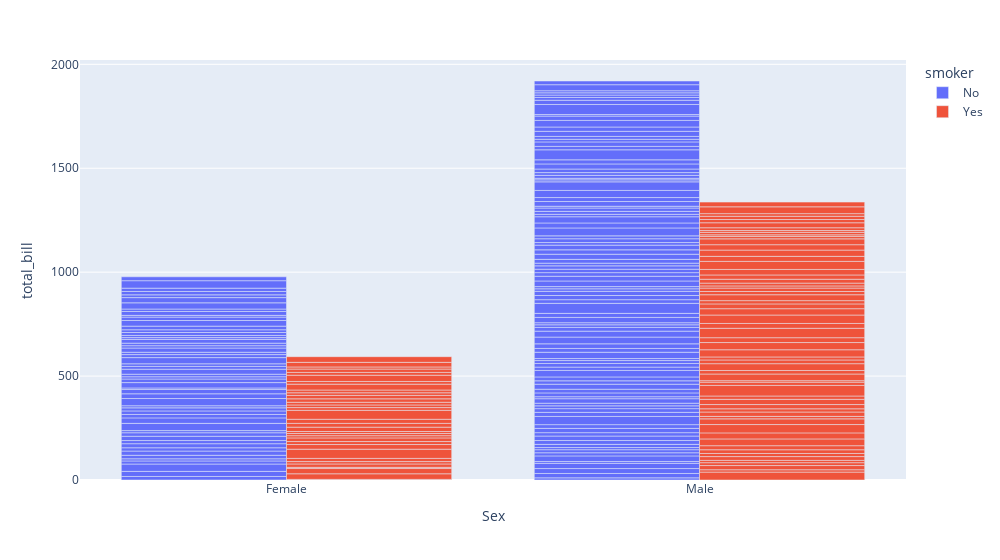

Write notebook code for a chart like this one.
### Code cell
fig = px.bar(df, x='sex', y='total_bill', color='smoker',
             category_orders={'smoker': ['No','Yes'], 'sex':['Female','Male']},
             labels={'sex': 'Sex', 'total_bill': 'total_bill', 'smoker': 'smoker'},
             barmode='group',
             color_discrete_map={'Yes':'#EF533B', 'No':'#636EFA'})
fig.update_layout(width=1000) 
fig.show()

### Figure 1 — Plotly figure (JSON) as saved in the notebook; plotly's stock layout.template omitted (floating-point values rounded to 4 significant figures; data arrays with more than 128 entries replaced by an {"elided": "..."} marker saying what was removed)
{"data": [{"alignmentgroup": "True", "hovertemplate": "smoker=No<br>Sex=%{x}<br>total_bill=%{y}<extra></extra>", "legendgroup": "No", "marker": {"color": "#636EFA", "pattern": {"shape": ""}}, "name": "No", "offsetgroup": "No", "orientation": "v", "showlegend": true, "textposition": "auto", "type": "bar", "x": {"elided": "151 str values"}, "xaxis": "x", "y": {"elided": "151 float values"}, "yaxis": "y"}, {"alignmentgroup": "True", "hovertemplate": "smoker=Yes<br>Sex=%{x}<br>total_bill=%{y}<extra></extra>", "legendgroup": "Yes", "marker": {"color": "#EF533B", "pattern": {"shape": ""}}, "name": "Yes", "offsetgroup": "Yes", "orientation": "v", "showlegend": true, "textposition": "auto", "type": "bar", "x": ["Male", "Male", "Male", "Male", "Male", "Male", "Female", "Male", "Female", "Female", "Male", "Male", "Male", "Male", "Female", "Female", "Male", "Male", "Male", "Male", "Female", "Female", "Female", "Female", "Male", "Male", "Male", "Female", "Male", "Female", "Female", "Female", "Male", "Male", "Male", "Male", "Male", "Male", "Male", "Male", "Female", "Male", "Male", "Male", "Male", "Male", "Male", "Female", "Male", "Female", "Male", "Male", "Female", "Male", "Male", "Male", "Male", "Female", "Female", "Male", "Male", "Female", "Female", "Female", "Male", "Female", "Male", "Male", "Male", "Female", "Male", "Male", "Female", "Female", "Female", "Male", "Male", "Male", "Female", "Male", "Female", "Male", "Male", "Female", "Female", "Female", "Male", "Male", "Male", "Male", "Male", "Female", "Male"], "xaxis": "x", "y": [38.01, 11.24, 20.29, 13.81, 11.02, 18.29, 3.07, 15.01, 26.86, 25.28, 17.92, 19.44, 32.68, 28.97, 5.75, 16.32, 40.17, 27.28, 12.03, 21.01, 11.35, 15.38, 44.3, 22.42, 15.36, 20.49, 25.21, 14.31, 16, 17.51, 10.59, 10.63, 50.81, 15.81, 7.25, 31.85, 16.82, 32.9, 17.89, 14.48, 9.6, 34.63, 34.65, 23.33, 45.35, 23.17, 40.55, 20.9, 30.46, 18.15, 23.1, 15.69, 19.81, 28.44, 15.48, 16.58, 10.34, 43.11, 13, 13.51, 18.71, 12.74, 13, 16.4, 20.53, 16.47, 26.59, 38.73, 24.27, 12.76, 30.06, 25.89, 13.27, 28.17, 12.9, 28.15, 11.59, 7.74, 30.14, 12.16, 13.42, 8.58, 13.42, 16.27, 10.09, 22.12, 24.01, 15.69, 15.53, 12.6, 32.83, 27.18, 22.67], "yaxis": "y"}], "layout": {"barmode": "group", "legend": {"title": {"text": "smoker"}, "tracegroupgap": 0}, "margin": {"t": 60}, "width": 1000, "xaxis": {"anchor": "y", "categoryarray": ["Female", "Male"], "categoryorder": "array", "domain": [0, 1], "title": {"text": "Sex"}}, "yaxis": {"anchor": "x", "domain": [0, 1], "title": {"text": "total_bill"}}}}
